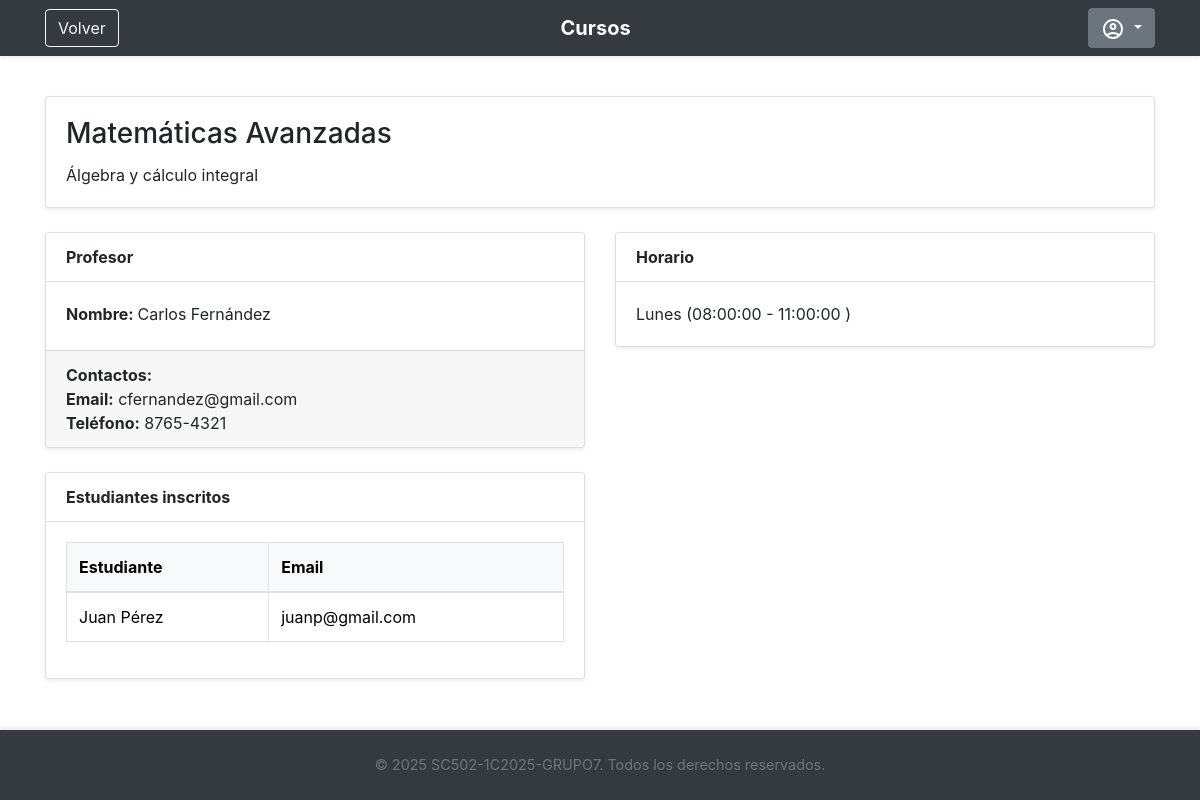
/views/content/informacionCurso.php?id=1 (signed in), run on the app's committed database.
### tables this page shows
CREATE TABLE Cursos (
  id_curso INT PRIMARY KEY AUTO_INCREMENT,
  nombre_curso VARCHAR(150) NOT NULL,
  descripcion TEXT
);

CREATE TABLE Profesores (
  id_profesor INT PRIMARY KEY AUTO_INCREMENT,
  nombre VARCHAR(100) NOT NULL,
  apellido VARCHAR(100) NOT NULL,
  email VARCHAR(100) UNIQUE NOT NULL,
  password VARCHAR(255) NOT NULL,
  id_direccion INT,
  telefono VARCHAR(20),
  puesto VARCHAR(200),
  rol_id INT,
  FOREIGN KEY (rol_id) REFERENCES Rol(id_rol),
  FOREIGN KEY (id_direccion) REFERENCES Direccion(id_direccion)
);

CREATE TABLE Horarios (
  id_horario INT PRIMARY KEY AUTO_INCREMENT,
  id_curso INT NOT NULL,
  dia_semana ENUM('Lunes', 'Martes', 'Miércoles', 'Jueves', 'Viernes', 'Sábado', 'Domingo') NOT NULL,
  hora_inicio TIME NOT NULL,
  hora_fin TIME NOT NULL,
  FOREIGN KEY (id_curso) REFERENCES Cursos(id_curso)
);

CREATE TABLE Estudiantes (
  id_estudiante INT PRIMARY KEY AUTO_INCREMENT,
  nombre VARCHAR(100) NOT NULL,
  apellido VARCHAR(100) NOT NULL,
  email VARCHAR(100) UNIQUE NOT NULL,
  password VARCHAR(255) NOT NULL,
  id_direccion INT,
  telefono VARCHAR(20),
  rol_id INT,
  FOREIGN KEY (rol_id) REFERENCES Rol(id_rol),
  FOREIGN KEY (id_direccion) REFERENCES Direccion(id_direccion)
);

### models/cursosModel.php (called while the page is built, shortened)
<?php
class cursosModel
{
    private $pdo;
    public function __construct($pdo)
    {
        $this->pdo = $pdo;
    }
    public function obtenerCursoFullPorId($idCurso)
    {
        $stmt = $this->pdo->prepare('
            SELECT
                c.nombre_curso AS nombre,
                c.descripcion,
                CONCAT(p.nombre, " ", p.apellido) AS profesor,
                p.telefono AS telefono,
                p.email AS email,
                h.dia_semana AS horario,
                h.hora_inicio,
                h.hora_fin
            FROM Cursos c
            LEFT JOIN profesor_curso pc ON pc.id_curso = c.id_curso
            LEFT JOIN Profesores p ON pc.id_profesor = p.id_profesor
            LEFT JOIN Direccion d ON p.id_direccion = d.id_direccion
            LEFT JOIN Horarios h ON h.id_curso = c.id_curso
            WHERE c.id_curso = :idCurso
        ');
        $stmt->execute(['idCurso' => $idCurso]);
        return $stmt->fetch(PDO::FETCH_ASSOC);
    }public function eliminarCurso($idCurso) {
            $stmt = $this->pdo->prepare('DELETE FROM Estudiante_curso WHERE id_curso = :idCurso');
            $stmt->execute([':idCurso' => $idCurso]);
            $stmt = $this->pdo->prepare('DELETE FROM profesor_curso WHERE id_curso = :idCurso');
            $stmt->execute([':idCurso' => $idCurso]);
            $stmt = $this->pdo->prepare('DELETE FROM Horarios WHERE id_curso = :idCurso');
            $stmt->execute([':idCurso' => $idCurso]);
            $stmt = $this->pdo->prepare('DELETE FROM Inscripciones WHERE id_curso = :idCurso');
            $stmt->execute([':idCurso' => $idCurso]);
            $stmt = $this->pdo->prepare('DELETE FROM Cursos WHERE id_curso = :idCurso');
            $stmt->execute([':idCurso' => $idCurso]);
            return true;
    }
    public function obtenerEstudiantesPorCurso($idCurso) {
        $stmt = $this->pdo->prepare("
            SELECT e.nombre, e.apellido, e.email
            FROM Estudiantes e
            INNER JOIN Estudiante_Curso ec ON e.id_estudiante = ec.id_estudiante
            WHERE ec.id_curso = :idCurso
        ");
        $stmt->execute([':idCurso' => $idCurso]);
        return $stmt->fetchAll(PDO::FETCH_ASSOC);
    }
}
?>

### views/content/informacionCurso.php (the view, shortened to what this page needs)
<?php
require_once('../../config/config.php');
require_once('../../models/cursosModel.php');
$cursoEncontrado = null;
if (isset($_GET['id'])) {
  $idCurso = $_GET['id'];
  $cursosModel = new cursosModel($pdo);
  $cursoEncontrado = $cursosModel->obtenerCursoFullPorId($idCurso);
  $estudianteCurso = $cursosModel->obtenerEstudiantesPorCurso($idCurso);
}
?>
<!DOCTYPE html>
<html lang="es">
<head>
  <link href="https://cdn.jsdelivr.net/npm/bootstrap@5.3.2/dist/css/bootstrap.min.css" rel="stylesheet">
  <link rel="stylesheet" href="https://maxcdn.bootstrapcdn.com/bootstrap/4.0.0/css/bootstrap.min.css">
</head>
<body>
  <?php require_once('header/headerIndex.php'); ?>
  <main role="main" class="container mt-5 pt-5">
    <?php if ($cursoEncontrado): ?>
      <div class="row g-4">
        <div class="col-12">
          <div class="card shadow-sm">
            <div class="card-body">
              <h3 class="card-title"></i><?= htmlspecialchars($cursoEncontrado['nombre']) ?></h3>
              <p class="card-text"><?= htmlspecialchars($cursoEncontrado['descripcion']) ?></p>
            </div>
          </div>
        </div>
        <div class="col-md-6">
          <div class="card shadow-sm">
            <div class="card-header bg-white">
              <strong>Profesor</strong>
            </div>
            <div class="card-body">
              <p class="mb-1"><strong>Nombre: </strong> <?= htmlspecialchars($cursoEncontrado['profesor']) ?></p>
            </div>
            <div class="card-footer">
              <strong>Contactos: </strong>
              <p class="mb-0"><strong>Email:</strong> <?= htmlspecialchars($cursoEncontrado['email']) ?></p>
              <p class="mb-0"><strong>Teléfono:</strong> <?= htmlspecialchars($cursoEncontrado['telefono']) ?></p>
            </div>
          </div>
        </div>
        <div class="col-md-6">
          <div class="card shadow-sm">
            <div class="card-header bg-white">
              <strong>Horario</strong>
            </div>
            <div class="card-body">
              <p class="mb-0"><?= htmlspecialchars($cursoEncontrado['horario']) ?>
                (<?= htmlspecialchars($cursoEncontrado['hora_inicio']) ?> -
                <?= htmlspecialchars($cursoEncontrado['hora_fin']) ?> )</p>
            </div>
          </div>
        </div>
        <div class="col-md-6">
          <div class="card shadow-sm">
            <div class="card-header bg-white">
              <strong>Estudiantes inscritos</strong>
            </div>
            <div class="card-body">
              <?php if (!empty($estudianteCurso)): ?>
                <div class="table-responsive">
                  <table class="table table-bordered table-hover">
                    <thead class="table-light">
                      <tr>
                        <th>Estudiante</th>
                        <th>Email</th>
                      </tr>
                    </thead>
                    <tbody>
                      <?php foreach ($estudianteCurso as $estudiante): ?>
                        <tr>
                          <td><?= htmlspecialchars($estudiante['nombre']) . ' ' . htmlspecialchars($estudiante['apellido']) ?>
                          </td>
                          <td><?= htmlspecialchars($estudiante['email']) ?></td>
                        </tr>
                      <?php endforeach; ?>
                    </tbody>
                  </table>
                </div>
              <?php else: ?>
                <p class="text-muted">No hay estudiantes inscritos en este curso.</p>
              <?php endif; ?>
            </div>
          </div>
        </div>
      </div>
    <?php else: ?>
      <div class="alert alert-danger">
        <p>Curso no encontrado.</p>
      </div>
    <?php endif; ?>
  </main>
  <?php require_once('footer/footer.php'); ?>
</body>
</html>

### data on the page
cursos: nombre_curso "Matemáticas Avanzadas", descripcion "Álgebra y cálculo integral", profesores.email "cfernandez@gmail.com", profesores.telefono "8765-4321", horarios.dia_semana "Lunes", horarios.hora_inicio "08:00:00", horarios.hora_fin "11:00:00"
estudiantes: nombre "Juan", apellido "Pérez", email "juanp@gmail.com"

### other printed values
$titulo "Cursos"
$cursoEncontrado['profesor'] "Carlos Fernández"
